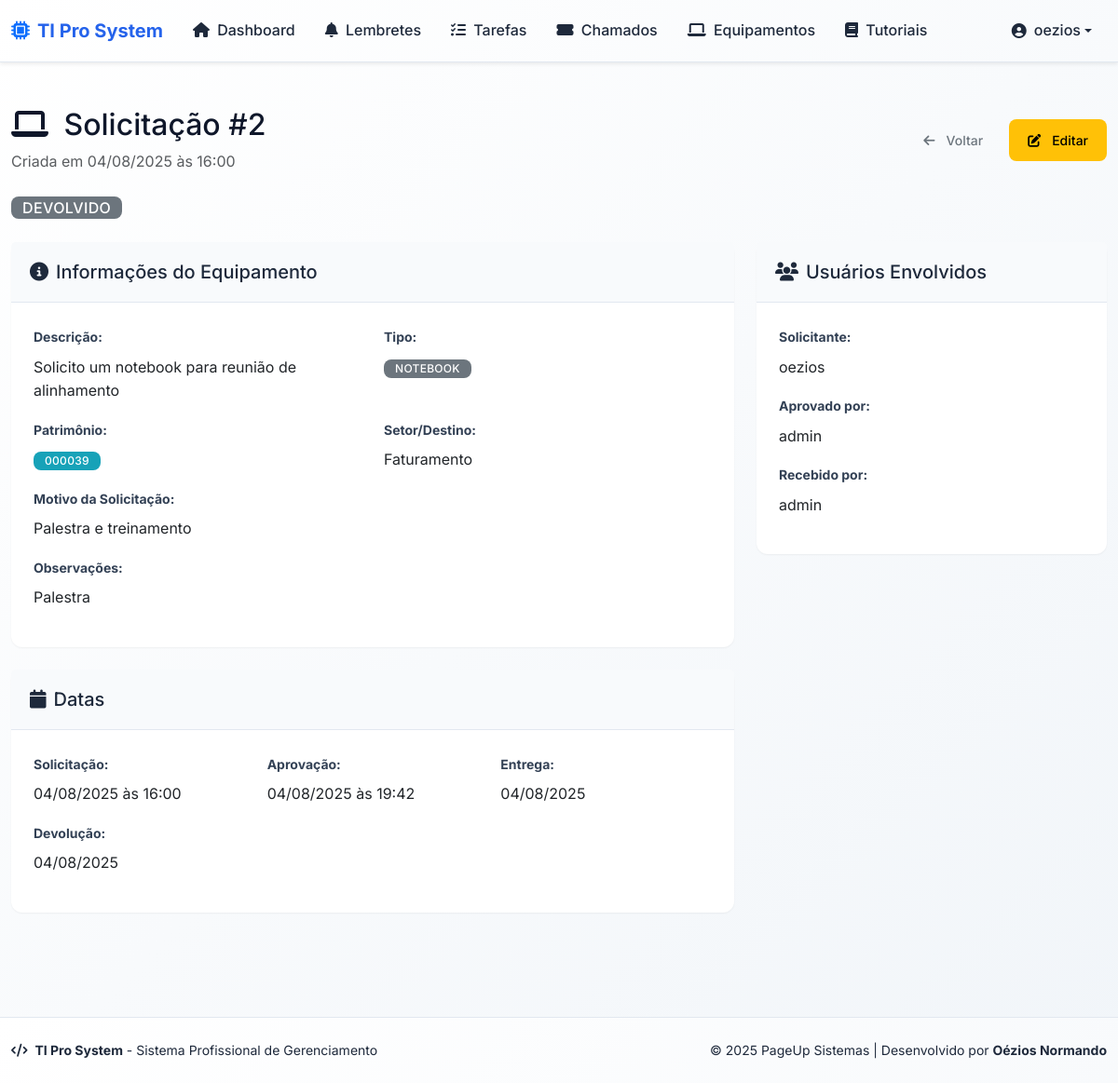
The app's page /equipment/2 (signed in) with its own data.
### app/models.py (models this page shows, shortened)
class User(db.Model):
    id = db.Column(db.Integer, primary_key=True)
    username = db.Column(db.String(64), unique=True, nullable=False)
    email = db.Column(db.String(120), unique=True, nullable=False)
    password_hash = db.Column(db.String(128), nullable=False)
    is_admin = db.Column(db.Boolean, default=False)
    is_ti = db.Column(db.Boolean, default=False)  # Indica se o usuário é da equipe de TI
    ativo = db.Column(db.Boolean, default=True)  # Para ativação/desativação
    sector_id = db.Column(db.Integer, db.ForeignKey('sector.id'), nullable=True)
    sector = db.relationship('Sector', backref='usuarios')
    reminders = db.relationship('Reminder', backref='usuario', lazy=True)
    tasks = db.relationship('Task', backref='usuario', lazy=True)

class EquipmentRequest(db.Model):
    id = db.Column(db.Integer, primary_key=True)
    description = db.Column(db.Text, nullable=False)  # Descrição do equipamento
    patrimony = db.Column(db.String(50), nullable=True)  # Número do patrimônio
    delivery_date = db.Column(db.Date, nullable=True)  # Data de entrega
    return_date = db.Column(db.Date, nullable=True)  # Data de devolução
    conference_status = db.Column(db.String(50), nullable=True)  # Status de conferência
    observations = db.Column(db.Text, nullable=True)  # Observações
    requester_id = db.Column(db.Integer, db.ForeignKey('user.id'), nullable=False)  # Solicitante
    received_by_id = db.Column(db.Integer, db.ForeignKey('user.id'), nullable=True)  # Quem recebeu
    approved_by_id = db.Column(db.Integer, db.ForeignKey('user.id'), nullable=True)  # Quem aprovou
    status = db.Column(db.String(20), nullable=False, default='Solicitado')  # Solicitado, Aprovado, Entregue, Devolvido, Negado
    request_date = db.Column(db.DateTime, nullable=False, default=datetime.utcnow)  # Data da solicitação
    approval_date = db.Column(db.DateTime, nullable=True)  # Data de aprovação
    equipment_type = db.Column(db.String(50), nullable=True)  # Tipo de equipamento (notebook, monitor, etc.)
    destination_sector = db.Column(db.String(100), nullable=True)  # Setor/Destino
    request_reason = db.Column(db.Text, nullable=True)  # Motivo da solicitação
    created_at = db.Column(db.DateTime, nullable=False, default=datetime.utcnow)
    updated_at = db.Column(db.DateTime, nullable=False, default=datetime.utcnow, onupdate=datetime.utcnow)
    requester = db.relationship('User', foreign_keys=[requester_id], backref='equipment_requests_solicitadas')
    received_by = db.relationship('User', foreign_keys=[received_by_id], backref='equipment_requests_recebidas')
    approved_by = db.relationship('User', foreign_keys=[approved_by_id], backref='equipment_requests_aprovadas')
    def can_be_edited_by(self, user):
        return (user.id == self.requester_id or
                user.is_admin or
                user.is_ti)

### app/routes.py (the view)
@bp.route('/equipment/<int:id>')
@login_required
def equipment_detail(id):
    equipment_request = EquipmentRequest.query.get_or_404(id)
    if not (session.get('is_admin') or session.get('is_ti') or
            equipment_request.requester_id == session.get('user_id')):
        flash('Você não tem permissão para ver esta solicitação.', 'danger')
        return redirect(url_for('main.list_equipment'))
    return render_template('equipment_detail.html', equipment_request=equipment_request)

### app/templates/equipment_detail.html (shortened to what this page needs)
{% extends "base.html" %}
{% block content %}
<div class="row">
    <div class="col-12">
        <div class="d-flex justify-content-between align-items-center mb-4">
            <div>
                <h2>
                    <i class="fas fa-laptop me-2"></i>
                    Solicitação #{{ equipment_request.id }}
                </h2>
                <p class="text-muted mb-0">
                    Criada em {{ equipment_request.request_date.strftime('%d/%m/%Y às %H:%M') }}
                </p>
            </div>
            <div class="d-flex gap-2">
                <a href="{{ url_for('main.list_equipment') }}" class="btn btn-outline-secondary">
                    <i class="fas fa-arrow-left me-1"></i>Voltar
                </a>
                {% if equipment_request.can_be_edited_by(equipment_request.requester) %}
                <a href="{{ url_for('main.edit_equipment_request', id=equipment_request.id) }}" class="btn btn-warning">
                    <i class="fas fa-edit me-1"></i>Editar
                </a>
                {% endif %}
            </div>
        </div>
        <div class="mb-4">
            {% if equipment_request.status == 'Solicitado' %}
                <span class="badge bg-warning fs-6">Solicitado</span>
            {% elif equipment_request.status == 'Aprovado' %}
                <span class="badge bg-info fs-6">Aprovado</span>
            {% elif equipment_request.status == 'Entregue' %}
                <span class="badge bg-success fs-6">Entregue</span>
            {% elif equipment_request.status == 'Devolvido' %}
                <span class="badge bg-secondary fs-6">Devolvido</span>
            {% elif equipment_request.status == 'Negado' %}
                <span class="badge bg-danger fs-6">Negado</span>
            {% endif %}
        </div>
        <div class="row">
            <div class="col-lg-8">
                <div class="card mb-4">
                    <div class="card-header">
                        <h5 class="card-title mb-0">
                            <i class="fas fa-info-circle me-2"></i>Informações do Equipamento
                        </h5>
                    </div>
                    <div class="card-body">
                        <div class="row">
                            <div class="col-md-6 mb-3">
                                <label class="form-label fw-bold">Descrição:</label>
                                <p class="mb-0">{{ equipment_request.description }}</p>
                            </div>
                            <div class="col-md-6 mb-3">
                                <label class="form-label fw-bold">Tipo:</label>
                                <p class="mb-0">
                                    {% if equipment_request.equipment_type %}
                                        <span class="badge bg-secondary">{{ equipment_request.equipment_type }}</span>
                                    {% else %}
                                        <span class="text-muted">Não especificado</span>
                                    {% endif %}
                                </p>
                            </div>
                            <div class="col-md-6 mb-3">
                                <label class="form-label fw-bold">Patrimônio:</label>
                                <p class="mb-0">
                                    {% if equipment_request.patrimony %}
                                        <span class="badge bg-info">{{ equipment_request.patrimony }}</span>
                                    {% else %}
                                        <span class="text-muted">Não informado</span>
                                    {% endif %}
                                </p>
                            </div>
                            <div class="col-md-6 mb-3">
                                <label class="form-label fw-bold">Setor/Destino:</label>
                                <p class="mb-0">
                                    {% if equipment_request.destination_sector %}
                                        {{ equipment_request.destination_sector }}
                                    {% else %}
                                        <span class="text-muted">Não especificado</span>
                                    {% endif %}
                                </p>
                            </div>
                            <div class="col-12 mb-3">
                                <label class="form-label fw-bold">Motivo da Solicitação:</label>
                                <p class="mb-0">
                                    {% if equipment_request.request_reason %}
                                        {{ equipment_request.request_reason }}
                                    {% else %}
                                        <span class="text-muted">Não informado</span>
                                    {% endif %}
                                </p>
                            </div>
                            {% if equipment_request.observations %}
                            <div class="col-12 mb-3">
                                <label class="form-label fw-bold">Observações:</label>
                                <p class="mb-0">{{ equipment_request.observations }}</p>
                            </div>
                            {% endif %}
                        </div>
                    </div>
                </div>
                <div class="card mb-4">
                    <div class="card-header">
                        <h5 class="card-title mb-0">
                            <i class="fas fa-calendar me-2"></i>Datas
                        </h5>
                    </div>
                    <div class="card-body">
                        <div class="row">
                            <div class="col-md-4 mb-3">
                                <label class="form-label fw-bold">Solicitação:</label>
                                <p class="mb-0">{{ equipment_request.request_date.strftime('%d/%m/%Y às %H:%M') }}</p>
                            </div>
                            {% if equipment_request.approval_date %}
                            <div class="col-md-4 mb-3">
                                <label class="form-label fw-bold">Aprovação:</label>
                                <p class="mb-0">{{ equipment_request.approval_date.strftime('%d/%m/%Y às %H:%M') }}</p>
                            </div>
                            {% endif %}
                            {% if equipment_request.delivery_date %}
                            <div class="col-md-4 mb-3">
                                <label class="form-label fw-bold">Entrega:</label>
                                <p class="mb-0">{{ equipment_request.delivery_date.strftime('%d/%m/%Y') }}</p>
                            </div>
                            {% endif %}
                            {% if equipment_request.return_date %}
                            <div class="col-md-4 mb-3">
                                <label class="form-label fw-bold">Devolução:</label>
                                <p class="mb-0">{{ equipment_request.return_date.strftime('%d/%m/%Y') }}</p>
                            </div>
                            {% endif %}
                        </div>
                    </div>
                </div>
            </div>
            <div class="col-lg-4">
                <div class="card mb-4">
                    <div class="card-header">
                        <h5 class="card-title mb-0">
                            <i class="fas fa-users me-2"></i>Usuários Envolvidos
                        </h5>
                    </div>
                    <div class="card-body">
                        <div class="mb-3">
                            <label class="form-label fw-bold">Solicitante:</label>
                            <p class="mb-0">{{ equipment_request.requester.username }}</p>
                        </div>
                        {% if equipment_request.approved_by %}
                        <div class="mb-3">
                            <label class="form-label fw-bold">Aprovado por:</label>
                            <p class="mb-0">{{ equipment_request.approved_by.username }}</p>
                        </div>
                        {% endif %}
                        {% if equipment_request.received_by %}
                        <div class="mb-3">
                            <label class="form-label fw-bold">Recebido por:</label>
                            <p class="mb-0">{{ equipment_request.received_by.username }}</p>
                        </div>
                        {% endif %}
                    </div>
                </div>
            </div>
        </div>
    </div>
</div>
{% endblock %}

### app/templates/base.html (shortened to what this page needs)
<!DOCTYPE html>
<html lang="pt-BR" data-theme="light">
<head>
    <link href="https://cdn.jsdelivr.net/npm/bootstrap@5.3.2/dist/css/bootstrap.min.css" rel="stylesheet">
    <link rel="stylesheet" href="https://cdnjs.cloudflare.com/ajax/libs/font-awesome/6.4.0/css/all.min.css">
    <link rel="stylesheet" href="{{ url_for('static', filename='style.css') }}">
</head>
<body class="d-flex flex-column min-vh-100">
{% if session.get('user_id') %}
<nav class="navbar navbar-expand-lg shadow-sm mb-4">
  <div class="container-fluid">
    <a class="navbar-brand d-flex align-items-center" href="{{ url_for('main.index') }}">
      <i class="fas fa-microchip me-2 text-primary"></i>
      <span class="fw-bold">TI Pro System</span>
    </a>
    <div class="collapse navbar-collapse" id="navbarNav">
      <ul class="navbar-nav me-auto">
        <li class="nav-item">
          <a class="nav-link {% if request.endpoint == 'main.index' %}active{% endif %}" href="{{ url_for('main.index') }}">
            <i class="fas fa-home me-1"></i> Dashboard
          </a>
        </li>
        <li class="nav-item">
          <a class="nav-link {% if request.endpoint == 'main.reminders' %}active{% endif %}" href="{{ url_for('main.reminders') }}">
            <i class="fas fa-bell me-1"></i> Lembretes
          </a>
        </li>
        <li class="nav-item">
          <a class="nav-link {% if request.endpoint == 'main.tasks' %}active{% endif %}" href="{{ url_for('main.tasks') }}">
            <i class="fas fa-tasks me-1"></i> Tarefas
          </a>
        </li>
        <li class="nav-item">
          <a class="nav-link {% if request.endpoint == 'main.listar_chamados' %}active{% endif %}" href="{{ url_for('main.listar_chamados') }}">
            <i class="fas fa-ticket-alt me-1"></i> Chamados
          </a>
        </li>
        <li class="nav-item">
          <a class="nav-link {% if request.endpoint == 'main.list_equipment' %}active{% endif %}" href="{{ url_for('main.list_equipment') }}">
            <i class="fas fa-laptop me-1"></i> Equipamentos
          </a>
        </li>
        <li class="nav-item">
          <a class="nav-link {% if request.endpoint == 'main.listar_tutoriais' %}active{% endif %}" href="{{ url_for('main.listar_tutoriais') }}">
            <i class="fas fa-book me-1"></i> Tutoriais
          </a>
        </li>
      </ul>
      <ul class="navbar-nav">
        <li class="nav-item dropdown">
          <a class="nav-link dropdown-toggle d-flex align-items-center" href="#" role="button" data-bs-toggle="dropdown">
            <i class="fas fa-user-circle me-2"></i>
            <span class="d-none d-md-inline">{{ session['username'] }}</span>
          </a>
        </li>
      </ul>
    </div>
  </div>
</nav>
{% endif %}
<main class="main-content flex-grow-1">
  <div class="container-fluid py-4">
    {% block content %}{% endblock %}
  </div>
</main>
<footer class="footer mt-auto">
  <div class="container-fluid">
    <div class="row align-items-center">
      <div class="col-md-6">
        <p class="mb-0">
          <i class="fas fa-code me-1"></i>
          <strong>TI Pro System</strong> - Sistema Profissional de Gerenciamento
        </p>
      </div>
      <div class="col-md-6 text-md-end">
        <p class="mb-0">
          &copy; 2025 PageUp Sistemas |
          Desenvolvido por <strong>Oézios Normando</strong>
        </p>
      </div>
    </div>
  </div>
</footer>
</body>
</html>

### records on screen
User: username "oezios", requester.username "oezios"
EquipmentRequest: id "2", request_date "04/08/2025 às 16:00", description "Solicito um notebook para reunião de alinhamento", equipment_type "NOTEBOOK", patrimony "000039", destination_sector "Faturamento", request_reason "Palestra e treinamento", observations "Palestra", approval_date "04/08/2025 às 19:42", delivery_date "04/08/2025", return_date "04/08/2025"
User: approved_by.username "admin", received_by.username "admin"
